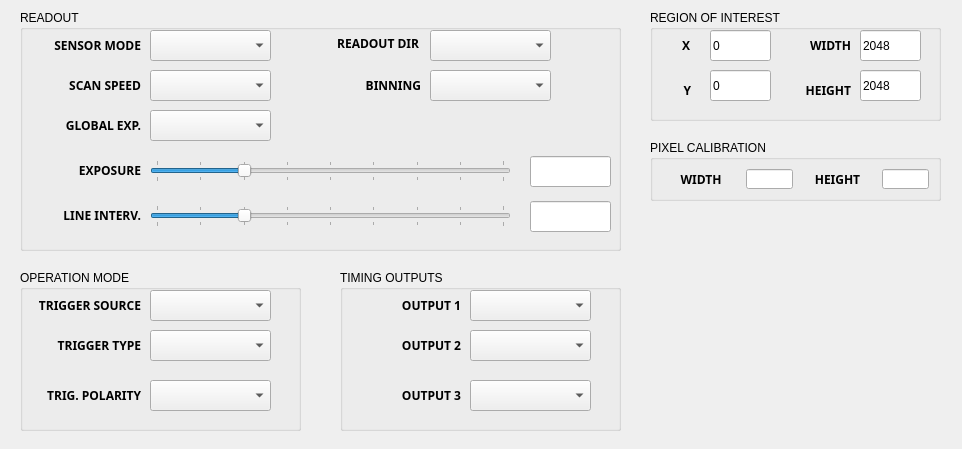
<?xml version="1.0" encoding="UTF-8"?>
<ui version="4.0">
 <class>CAHamamatsuWindow</class>
 <widget class="QWidget" name="CAHamamatsuWindow">
  <property name="geometry">
   <rect>
    <x>0</x>
    <y>0</y>
    <width>962</width>
    <height>449</height>
   </rect>
  </property>
  <property name="sizePolicy">
   <sizepolicy hsizetype="Expanding" vsizetype="Expanding">
    <horstretch>0</horstretch>
    <verstretch>0</verstretch>
   </sizepolicy>
  </property>
  <property name="windowTitle">
   <string>HAMAMATSU</string>
  </property>
  <widget class="QGroupBox" name="readoutBox">
   <property name="geometry">
    <rect>
     <x>20</x>
     <y>10</y>
     <width>601</width>
     <height>241</height>
    </rect>
   </property>
   <property name="sizePolicy">
    <sizepolicy hsizetype="Expanding" vsizetype="Expanding">
     <horstretch>0</horstretch>
     <verstretch>0</verstretch>
    </sizepolicy>
   </property>
   <property name="font">
    <font>
     <family>Arial</family>
     <pointsize>9</pointsize>
    </font>
   </property>
   <property name="title">
    <string>READOUT</string>
   </property>
   <widget class="QComboBox" name="binningPUM">
    <property name="geometry">
     <rect>
      <x>410</x>
      <y>60</y>
      <width>121</width>
      <height>31</height>
     </rect>
    </property>
    <property name="sizePolicy">
     <sizepolicy hsizetype="Expanding" vsizetype="Expanding">
      <horstretch>0</horstretch>
      <verstretch>0</verstretch>
     </sizepolicy>
    </property>
    <property name="font">
     <font>
      <family>Arial</family>
      <pointsize>9</pointsize>
      <weight>75</weight>
      <bold>true</bold>
     </font>
    </property>
   </widget>
   <widget class="QLabel" name="scanModeLabel">
    <property name="geometry">
     <rect>
      <x>20</x>
      <y>65</y>
      <width>101</width>
      <height>21</height>
     </rect>
    </property>
    <property name="sizePolicy">
     <sizepolicy hsizetype="Expanding" vsizetype="Expanding">
      <horstretch>0</horstretch>
      <verstretch>0</verstretch>
     </sizepolicy>
    </property>
    <property name="font">
     <font>
      <family>Arial Black</family>
      <pointsize>9</pointsize>
      <weight>75</weight>
      <bold>true</bold>
     </font>
    </property>
    <property name="text">
     <string>SCAN SPEED</string>
    </property>
    <property name="alignment">
     <set>Qt::AlignRight|Qt::AlignTrailing|Qt::AlignVCenter</set>
    </property>
   </widget>
   <widget class="QComboBox" name="scanModePUM">
    <property name="geometry">
     <rect>
      <x>130</x>
      <y>60</y>
      <width>121</width>
      <height>31</height>
     </rect>
    </property>
    <property name="sizePolicy">
     <sizepolicy hsizetype="Expanding" vsizetype="Expanding">
      <horstretch>0</horstretch>
      <verstretch>0</verstretch>
     </sizepolicy>
    </property>
    <property name="font">
     <font>
      <family>Arial</family>
      <pointsize>9</pointsize>
      <weight>75</weight>
      <bold>true</bold>
     </font>
    </property>
   </widget>
   <widget class="QLabel" name="binningLabel">
    <property name="geometry">
     <rect>
      <x>300</x>
      <y>65</y>
      <width>101</width>
      <height>21</height>
     </rect>
    </property>
    <property name="sizePolicy">
     <sizepolicy hsizetype="Expanding" vsizetype="Expanding">
      <horstretch>0</horstretch>
      <verstretch>0</verstretch>
     </sizepolicy>
    </property>
    <property name="font">
     <font>
      <family>Arial Black</family>
      <pointsize>9</pointsize>
      <weight>75</weight>
      <bold>true</bold>
     </font>
    </property>
    <property name="text">
     <string>BINNING</string>
    </property>
    <property name="alignment">
     <set>Qt::AlignRight|Qt::AlignTrailing|Qt::AlignVCenter</set>
    </property>
   </widget>
   <widget class="QLabel" name="sensorModeLabel">
    <property name="geometry">
     <rect>
      <x>20</x>
      <y>25</y>
      <width>101</width>
      <height>21</height>
     </rect>
    </property>
    <property name="sizePolicy">
     <sizepolicy hsizetype="Expanding" vsizetype="Expanding">
      <horstretch>0</horstretch>
      <verstretch>0</verstretch>
     </sizepolicy>
    </property>
    <property name="font">
     <font>
      <family>Arial Black</family>
      <pointsize>9</pointsize>
      <weight>75</weight>
      <bold>true</bold>
     </font>
    </property>
    <property name="text">
     <string>SENSOR MODE</string>
    </property>
    <property name="alignment">
     <set>Qt::AlignRight|Qt::AlignTrailing|Qt::AlignVCenter</set>
    </property>
   </widget>
   <widget class="QComboBox" name="sensorModePUM">
    <property name="geometry">
     <rect>
      <x>130</x>
      <y>20</y>
      <width>121</width>
      <height>31</height>
     </rect>
    </property>
    <property name="sizePolicy">
     <sizepolicy hsizetype="Expanding" vsizetype="Expanding">
      <horstretch>0</horstretch>
      <verstretch>0</verstretch>
     </sizepolicy>
    </property>
    <property name="font">
     <font>
      <family>Arial</family>
      <pointsize>9</pointsize>
      <weight>75</weight>
      <bold>true</bold>
     </font>
    </property>
   </widget>
   <widget class="QSlider" name="exposureSlider">
    <property name="geometry">
     <rect>
      <x>130</x>
      <y>150</y>
      <width>361</width>
      <height>22</height>
     </rect>
    </property>
    <property name="sizePolicy">
     <sizepolicy hsizetype="Expanding" vsizetype="Expanding">
      <horstretch>0</horstretch>
      <verstretch>0</verstretch>
     </sizepolicy>
    </property>
    <property name="minimum">
     <number>-3000</number>
    </property>
    <property name="maximum">
     <number>1000</number>
    </property>
    <property name="singleStep">
     <number>100</number>
    </property>
    <property name="pageStep">
     <number>500</number>
    </property>
    <property name="value">
     <number>-2000</number>
    </property>
    <property name="tracking">
     <bool>false</bool>
    </property>
    <property name="orientation">
     <enum>Qt::Horizontal</enum>
    </property>
    <property name="tickPosition">
     <enum>QSlider::TicksBothSides</enum>
    </property>
    <property name="tickInterval">
     <number>500</number>
    </property>
   </widget>
   <widget class="QLabel" name="exposureLabel">
    <property name="geometry">
     <rect>
      <x>20</x>
      <y>150</y>
      <width>101</width>
      <height>21</height>
     </rect>
    </property>
    <property name="sizePolicy">
     <sizepolicy hsizetype="Expanding" vsizetype="Expanding">
      <horstretch>0</horstretch>
      <verstretch>0</verstretch>
     </sizepolicy>
    </property>
    <property name="font">
     <font>
      <family>Arial Black</family>
      <pointsize>9</pointsize>
      <weight>75</weight>
      <bold>true</bold>
     </font>
    </property>
    <property name="text">
     <string>EXPOSURE</string>
    </property>
    <property name="alignment">
     <set>Qt::AlignRight|Qt::AlignTrailing|Qt::AlignVCenter</set>
    </property>
   </widget>
   <widget class="QLineEdit" name="exposureTE">
    <property name="geometry">
     <rect>
      <x>510</x>
      <y>146</y>
      <width>81</width>
      <height>31</height>
     </rect>
    </property>
    <property name="sizePolicy">
     <sizepolicy hsizetype="Expanding" vsizetype="Expanding">
      <horstretch>0</horstretch>
      <verstretch>0</verstretch>
     </sizepolicy>
    </property>
   </widget>
   <widget class="QLabel" name="readoutDirLabel">
    <property name="geometry">
     <rect>
      <x>300</x>
      <y>25</y>
      <width>99</width>
      <height>17</height>
     </rect>
    </property>
    <property name="sizePolicy">
     <sizepolicy hsizetype="Expanding" vsizetype="Expanding">
      <horstretch>0</horstretch>
      <verstretch>0</verstretch>
     </sizepolicy>
    </property>
    <property name="font">
     <font>
      <family>Arial Black</family>
      <pointsize>9</pointsize>
      <weight>75</weight>
      <bold>true</bold>
     </font>
    </property>
    <property name="text">
     <string>READOUT DIR</string>
    </property>
    <property name="alignment">
     <set>Qt::AlignRight|Qt::AlignTrailing|Qt::AlignVCenter</set>
    </property>
   </widget>
   <widget class="QComboBox" name="readoutDirPUM">
    <property name="geometry">
     <rect>
      <x>410</x>
      <y>20</y>
      <width>121</width>
      <height>31</height>
     </rect>
    </property>
    <property name="sizePolicy">
     <sizepolicy hsizetype="Expanding" vsizetype="Expanding">
      <horstretch>0</horstretch>
      <verstretch>0</verstretch>
     </sizepolicy>
    </property>
    <property name="font">
     <font>
      <family>Arial</family>
      <pointsize>9</pointsize>
      <weight>75</weight>
      <bold>true</bold>
     </font>
    </property>
    <property name="currentText">
     <string/>
    </property>
   </widget>
   <widget class="QLabel" name="globalExposureLabel">
    <property name="geometry">
     <rect>
      <x>20</x>
      <y>105</y>
      <width>101</width>
      <height>21</height>
     </rect>
    </property>
    <property name="sizePolicy">
     <sizepolicy hsizetype="Expanding" vsizetype="Expanding">
      <horstretch>0</horstretch>
      <verstretch>0</verstretch>
     </sizepolicy>
    </property>
    <property name="font">
     <font>
      <family>Arial Black</family>
      <pointsize>9</pointsize>
      <weight>75</weight>
      <bold>true</bold>
     </font>
    </property>
    <property name="text">
     <string>GLOBAL EXP.</string>
    </property>
    <property name="alignment">
     <set>Qt::AlignRight|Qt::AlignTrailing|Qt::AlignVCenter</set>
    </property>
   </widget>
   <widget class="QComboBox" name="globalExposurePUM">
    <property name="geometry">
     <rect>
      <x>130</x>
      <y>100</y>
      <width>121</width>
      <height>31</height>
     </rect>
    </property>
    <property name="sizePolicy">
     <sizepolicy hsizetype="Expanding" vsizetype="Expanding">
      <horstretch>0</horstretch>
      <verstretch>0</verstretch>
     </sizepolicy>
    </property>
    <property name="font">
     <font>
      <family>Arial</family>
      <pointsize>9</pointsize>
      <weight>75</weight>
      <bold>true</bold>
     </font>
    </property>
   </widget>
   <widget class="QLabel" name="internalLineIntervalLabel">
    <property name="geometry">
     <rect>
      <x>20</x>
      <y>195</y>
      <width>101</width>
      <height>21</height>
     </rect>
    </property>
    <property name="sizePolicy">
     <sizepolicy hsizetype="Expanding" vsizetype="Expanding">
      <horstretch>0</horstretch>
      <verstretch>0</verstretch>
     </sizepolicy>
    </property>
    <property name="font">
     <font>
      <family>Arial Black</family>
      <pointsize>9</pointsize>
      <weight>75</weight>
      <bold>true</bold>
     </font>
    </property>
    <property name="text">
     <string>LINE INTERV.</string>
    </property>
    <property name="alignment">
     <set>Qt::AlignRight|Qt::AlignTrailing|Qt::AlignVCenter</set>
    </property>
   </widget>
   <widget class="QSlider" name="internalLineIntervalSlider">
    <property name="geometry">
     <rect>
      <x>130</x>
      <y>195</y>
      <width>361</width>
      <height>22</height>
     </rect>
    </property>
    <property name="sizePolicy">
     <sizepolicy hsizetype="Expanding" vsizetype="Expanding">
      <horstretch>0</horstretch>
      <verstretch>0</verstretch>
     </sizepolicy>
    </property>
    <property name="minimum">
     <number>-3000</number>
    </property>
    <property name="maximum">
     <number>1000</number>
    </property>
    <property name="singleStep">
     <number>100</number>
    </property>
    <property name="pageStep">
     <number>500</number>
    </property>
    <property name="value">
     <number>-2000</number>
    </property>
    <property name="tracking">
     <bool>false</bool>
    </property>
    <property name="orientation">
     <enum>Qt::Horizontal</enum>
    </property>
    <property name="tickPosition">
     <enum>QSlider::TicksBothSides</enum>
    </property>
    <property name="tickInterval">
     <number>500</number>
    </property>
   </widget>
   <widget class="QLineEdit" name="internalLineIntervalTE">
    <property name="geometry">
     <rect>
      <x>510</x>
      <y>191</y>
      <width>81</width>
      <height>31</height>
     </rect>
    </property>
    <property name="sizePolicy">
     <sizepolicy hsizetype="Expanding" vsizetype="Expanding">
      <horstretch>0</horstretch>
      <verstretch>0</verstretch>
     </sizepolicy>
    </property>
   </widget>
  </widget>
  <widget class="QGroupBox" name="operationModeBox">
   <property name="geometry">
    <rect>
     <x>20</x>
     <y>270</y>
     <width>281</width>
     <height>161</height>
    </rect>
   </property>
   <property name="sizePolicy">
    <sizepolicy hsizetype="Expanding" vsizetype="Expanding">
     <horstretch>0</horstretch>
     <verstretch>0</verstretch>
    </sizepolicy>
   </property>
   <property name="font">
    <font>
     <family>Arial</family>
     <pointsize>9</pointsize>
    </font>
   </property>
   <property name="title">
    <string>OPERATION MODE</string>
   </property>
   <widget class="QComboBox" name="triggerPolarityPUM">
    <property name="geometry">
     <rect>
      <x>130</x>
      <y>110</y>
      <width>121</width>
      <height>31</height>
     </rect>
    </property>
    <property name="sizePolicy">
     <sizepolicy hsizetype="Expanding" vsizetype="Expanding">
      <horstretch>0</horstretch>
      <verstretch>0</verstretch>
     </sizepolicy>
    </property>
    <property name="font">
     <font>
      <family>Arial</family>
      <pointsize>9</pointsize>
      <weight>75</weight>
      <bold>true</bold>
     </font>
    </property>
   </widget>
   <widget class="QLabel" name="triggerTypeLabel">
    <property name="geometry">
     <rect>
      <x>20</x>
      <y>65</y>
      <width>101</width>
      <height>21</height>
     </rect>
    </property>
    <property name="sizePolicy">
     <sizepolicy hsizetype="Expanding" vsizetype="Expanding">
      <horstretch>0</horstretch>
      <verstretch>0</verstretch>
     </sizepolicy>
    </property>
    <property name="font">
     <font>
      <family>Arial Black</family>
      <pointsize>9</pointsize>
      <weight>75</weight>
      <bold>true</bold>
     </font>
    </property>
    <property name="text">
     <string>TRIGGER TYPE</string>
    </property>
    <property name="alignment">
     <set>Qt::AlignRight|Qt::AlignTrailing|Qt::AlignVCenter</set>
    </property>
   </widget>
   <widget class="QComboBox" name="triggerTypePUM">
    <property name="geometry">
     <rect>
      <x>130</x>
      <y>60</y>
      <width>121</width>
      <height>31</height>
     </rect>
    </property>
    <property name="sizePolicy">
     <sizepolicy hsizetype="Expanding" vsizetype="Expanding">
      <horstretch>0</horstretch>
      <verstretch>0</verstretch>
     </sizepolicy>
    </property>
    <property name="font">
     <font>
      <family>Arial</family>
      <pointsize>9</pointsize>
      <weight>75</weight>
      <bold>true</bold>
     </font>
    </property>
   </widget>
   <widget class="QLabel" name="triggerPolarityLabel">
    <property name="geometry">
     <rect>
      <x>0</x>
      <y>115</y>
      <width>121</width>
      <height>21</height>
     </rect>
    </property>
    <property name="sizePolicy">
     <sizepolicy hsizetype="Expanding" vsizetype="Expanding">
      <horstretch>0</horstretch>
      <verstretch>0</verstretch>
     </sizepolicy>
    </property>
    <property name="font">
     <font>
      <family>Arial Black</family>
      <pointsize>9</pointsize>
      <weight>75</weight>
      <bold>true</bold>
     </font>
    </property>
    <property name="text">
     <string>TRIG. POLARITY</string>
    </property>
    <property name="alignment">
     <set>Qt::AlignRight|Qt::AlignTrailing|Qt::AlignVCenter</set>
    </property>
   </widget>
   <widget class="QLabel" name="triggerSourceLabel">
    <property name="geometry">
     <rect>
      <x>0</x>
      <y>25</y>
      <width>121</width>
      <height>21</height>
     </rect>
    </property>
    <property name="sizePolicy">
     <sizepolicy hsizetype="Expanding" vsizetype="Expanding">
      <horstretch>0</horstretch>
      <verstretch>0</verstretch>
     </sizepolicy>
    </property>
    <property name="font">
     <font>
      <family>Arial Black</family>
      <pointsize>9</pointsize>
      <weight>75</weight>
      <bold>true</bold>
     </font>
    </property>
    <property name="text">
     <string>TRIGGER SOURCE</string>
    </property>
    <property name="alignment">
     <set>Qt::AlignRight|Qt::AlignTrailing|Qt::AlignVCenter</set>
    </property>
   </widget>
   <widget class="QComboBox" name="triggerSourcePUM">
    <property name="geometry">
     <rect>
      <x>130</x>
      <y>20</y>
      <width>121</width>
      <height>31</height>
     </rect>
    </property>
    <property name="sizePolicy">
     <sizepolicy hsizetype="Expanding" vsizetype="Expanding">
      <horstretch>0</horstretch>
      <verstretch>0</verstretch>
     </sizepolicy>
    </property>
    <property name="font">
     <font>
      <family>Arial</family>
      <pointsize>9</pointsize>
      <weight>75</weight>
      <bold>true</bold>
     </font>
    </property>
   </widget>
  </widget>
  <widget class="QGroupBox" name="timmingOutputsBox">
   <property name="geometry">
    <rect>
     <x>340</x>
     <y>270</y>
     <width>281</width>
     <height>161</height>
    </rect>
   </property>
   <property name="sizePolicy">
    <sizepolicy hsizetype="Expanding" vsizetype="Expanding">
     <horstretch>0</horstretch>
     <verstretch>0</verstretch>
    </sizepolicy>
   </property>
   <property name="font">
    <font>
     <family>Arial</family>
     <pointsize>9</pointsize>
    </font>
   </property>
   <property name="title">
    <string>TIMING OUTPUTS</string>
   </property>
   <widget class="QLabel" name="output2Label">
    <property name="geometry">
     <rect>
      <x>30</x>
      <y>65</y>
      <width>91</width>
      <height>21</height>
     </rect>
    </property>
    <property name="sizePolicy">
     <sizepolicy hsizetype="Expanding" vsizetype="Expanding">
      <horstretch>0</horstretch>
      <verstretch>0</verstretch>
     </sizepolicy>
    </property>
    <property name="font">
     <font>
      <family>Arial Black</family>
      <pointsize>9</pointsize>
      <weight>75</weight>
      <bold>true</bold>
     </font>
    </property>
    <property name="text">
     <string>OUTPUT 2</string>
    </property>
    <property name="alignment">
     <set>Qt::AlignRight|Qt::AlignTrailing|Qt::AlignVCenter</set>
    </property>
   </widget>
   <widget class="QLabel" name="output3Label">
    <property name="geometry">
     <rect>
      <x>0</x>
      <y>115</y>
      <width>121</width>
      <height>21</height>
     </rect>
    </property>
    <property name="sizePolicy">
     <sizepolicy hsizetype="Expanding" vsizetype="Expanding">
      <horstretch>0</horstretch>
      <verstretch>0</verstretch>
     </sizepolicy>
    </property>
    <property name="font">
     <font>
      <family>Arial Black</family>
      <pointsize>9</pointsize>
      <weight>75</weight>
      <bold>true</bold>
     </font>
    </property>
    <property name="text">
     <string>OUTPUT 3</string>
    </property>
    <property name="alignment">
     <set>Qt::AlignRight|Qt::AlignTrailing|Qt::AlignVCenter</set>
    </property>
   </widget>
   <widget class="QLabel" name="output1Label">
    <property name="geometry">
     <rect>
      <x>30</x>
      <y>25</y>
      <width>91</width>
      <height>21</height>
     </rect>
    </property>
    <property name="sizePolicy">
     <sizepolicy hsizetype="Expanding" vsizetype="Expanding">
      <horstretch>0</horstretch>
      <verstretch>0</verstretch>
     </sizepolicy>
    </property>
    <property name="font">
     <font>
      <family>Arial Black</family>
      <pointsize>9</pointsize>
      <weight>75</weight>
      <bold>true</bold>
     </font>
    </property>
    <property name="text">
     <string>OUTPUT 1</string>
    </property>
    <property name="alignment">
     <set>Qt::AlignRight|Qt::AlignTrailing|Qt::AlignVCenter</set>
    </property>
   </widget>
   <widget class="QComboBox" name="output1PUM">
    <property name="geometry">
     <rect>
      <x>130</x>
      <y>20</y>
      <width>121</width>
      <height>31</height>
     </rect>
    </property>
    <property name="sizePolicy">
     <sizepolicy hsizetype="Expanding" vsizetype="Expanding">
      <horstretch>0</horstretch>
      <verstretch>0</verstretch>
     </sizepolicy>
    </property>
    <property name="font">
     <font>
      <family>Arial</family>
      <pointsize>9</pointsize>
      <weight>75</weight>
      <bold>true</bold>
     </font>
    </property>
   </widget>
   <widget class="QComboBox" name="output2PUM">
    <property name="geometry">
     <rect>
      <x>130</x>
      <y>60</y>
      <width>121</width>
      <height>31</height>
     </rect>
    </property>
    <property name="sizePolicy">
     <sizepolicy hsizetype="Expanding" vsizetype="Expanding">
      <horstretch>0</horstretch>
      <verstretch>0</verstretch>
     </sizepolicy>
    </property>
    <property name="font">
     <font>
      <family>Arial</family>
      <pointsize>9</pointsize>
      <weight>75</weight>
      <bold>true</bold>
     </font>
    </property>
   </widget>
   <widget class="QComboBox" name="output3PUM">
    <property name="geometry">
     <rect>
      <x>130</x>
      <y>110</y>
      <width>121</width>
      <height>31</height>
     </rect>
    </property>
    <property name="sizePolicy">
     <sizepolicy hsizetype="Expanding" vsizetype="Expanding">
      <horstretch>0</horstretch>
      <verstretch>0</verstretch>
     </sizepolicy>
    </property>
    <property name="font">
     <font>
      <family>Arial</family>
      <pointsize>9</pointsize>
      <weight>75</weight>
      <bold>true</bold>
     </font>
    </property>
   </widget>
  </widget>
  <widget class="QGroupBox" name="timmingOutputsBox_2">
   <property name="geometry">
    <rect>
     <x>650</x>
     <y>10</y>
     <width>291</width>
     <height>111</height>
    </rect>
   </property>
   <property name="sizePolicy">
    <sizepolicy hsizetype="Expanding" vsizetype="Expanding">
     <horstretch>0</horstretch>
     <verstretch>0</verstretch>
    </sizepolicy>
   </property>
   <property name="font">
    <font>
     <family>Arial</family>
     <pointsize>9</pointsize>
    </font>
   </property>
   <property name="title">
    <string>REGION OF INTEREST</string>
   </property>
   <widget class="QLabel" name="output2Label_2">
    <property name="geometry">
     <rect>
      <x>20</x>
      <y>70</y>
      <width>21</width>
      <height>21</height>
     </rect>
    </property>
    <property name="sizePolicy">
     <sizepolicy hsizetype="Expanding" vsizetype="Expanding">
      <horstretch>0</horstretch>
      <verstretch>0</verstretch>
     </sizepolicy>
    </property>
    <property name="font">
     <font>
      <family>Arial Black</family>
      <pointsize>9</pointsize>
      <weight>75</weight>
      <bold>true</bold>
     </font>
    </property>
    <property name="text">
     <string>Y</string>
    </property>
    <property name="alignment">
     <set>Qt::AlignRight|Qt::AlignTrailing|Qt::AlignVCenter</set>
    </property>
   </widget>
   <widget class="QLabel" name="output1Label_2">
    <property name="geometry">
     <rect>
      <x>20</x>
      <y>20</y>
      <width>20</width>
      <height>31</height>
     </rect>
    </property>
    <property name="sizePolicy">
     <sizepolicy hsizetype="Expanding" vsizetype="Expanding">
      <horstretch>0</horstretch>
      <verstretch>0</verstretch>
     </sizepolicy>
    </property>
    <property name="font">
     <font>
      <family>Arial Black</family>
      <pointsize>9</pointsize>
      <weight>75</weight>
      <bold>true</bold>
     </font>
    </property>
    <property name="text">
     <string>X</string>
    </property>
    <property name="alignment">
     <set>Qt::AlignRight|Qt::AlignTrailing|Qt::AlignVCenter</set>
    </property>
   </widget>
   <widget class="QLineEdit" name="roiXTE">
    <property name="geometry">
     <rect>
      <x>60</x>
      <y>20</y>
      <width>61</width>
      <height>31</height>
     </rect>
    </property>
    <property name="sizePolicy">
     <sizepolicy hsizetype="Expanding" vsizetype="Expanding">
      <horstretch>0</horstretch>
      <verstretch>0</verstretch>
     </sizepolicy>
    </property>
    <property name="inputMethodHints">
     <set>Qt::ImhDigitsOnly|Qt::ImhFormattedNumbersOnly</set>
    </property>
    <property name="text">
     <string>0</string>
    </property>
   </widget>
   <widget class="QLineEdit" name="roiYTE">
    <property name="geometry">
     <rect>
      <x>60</x>
      <y>60</y>
      <width>61</width>
      <height>31</height>
     </rect>
    </property>
    <property name="sizePolicy">
     <sizepolicy hsizetype="Expanding" vsizetype="Expanding">
      <horstretch>0</horstretch>
      <verstretch>0</verstretch>
     </sizepolicy>
    </property>
    <property name="inputMethodHints">
     <set>Qt::ImhDigitsOnly|Qt::ImhFormattedNumbersOnly</set>
    </property>
    <property name="text">
     <string>0</string>
    </property>
   </widget>
   <widget class="QLineEdit" name="roiWidthTE">
    <property name="geometry">
     <rect>
      <x>210</x>
      <y>20</y>
      <width>61</width>
      <height>31</height>
     </rect>
    </property>
    <property name="sizePolicy">
     <sizepolicy hsizetype="Expanding" vsizetype="Expanding">
      <horstretch>0</horstretch>
      <verstretch>0</verstretch>
     </sizepolicy>
    </property>
    <property name="inputMethodHints">
     <set>Qt::ImhDigitsOnly|Qt::ImhFormattedNumbersOnly</set>
    </property>
    <property name="text">
     <string>2048</string>
    </property>
   </widget>
   <widget class="QLabel" name="output2Label_3">
    <property name="geometry">
     <rect>
      <x>150</x>
      <y>70</y>
      <width>51</width>
      <height>21</height>
     </rect>
    </property>
    <property name="sizePolicy">
     <sizepolicy hsizetype="Expanding" vsizetype="Expanding">
      <horstretch>0</horstretch>
      <verstretch>0</verstretch>
     </sizepolicy>
    </property>
    <property name="font">
     <font>
      <family>Arial Black</family>
      <pointsize>9</pointsize>
      <weight>75</weight>
      <bold>true</bold>
     </font>
    </property>
    <property name="text">
     <string>HEIGHT</string>
    </property>
    <property name="alignment">
     <set>Qt::AlignRight|Qt::AlignTrailing|Qt::AlignVCenter</set>
    </property>
   </widget>
   <widget class="QLabel" name="output1Label_3">
    <property name="geometry">
     <rect>
      <x>150</x>
      <y>20</y>
      <width>51</width>
      <height>31</height>
     </rect>
    </property>
    <property name="sizePolicy">
     <sizepolicy hsizetype="Expanding" vsizetype="Expanding">
      <horstretch>0</horstretch>
      <verstretch>0</verstretch>
     </sizepolicy>
    </property>
    <property name="font">
     <font>
      <family>Arial Black</family>
      <pointsize>9</pointsize>
      <weight>75</weight>
      <bold>true</bold>
     </font>
    </property>
    <property name="text">
     <string>WIDTH</string>
    </property>
    <property name="alignment">
     <set>Qt::AlignRight|Qt::AlignTrailing|Qt::AlignVCenter</set>
    </property>
   </widget>
   <widget class="QLineEdit" name="roiHeightTE">
    <property name="geometry">
     <rect>
      <x>210</x>
      <y>60</y>
      <width>61</width>
      <height>31</height>
     </rect>
    </property>
    <property name="sizePolicy">
     <sizepolicy hsizetype="Expanding" vsizetype="Expanding">
      <horstretch>0</horstretch>
      <verstretch>0</verstretch>
     </sizepolicy>
    </property>
    <property name="inputMethodHints">
     <set>Qt::ImhDigitsOnly|Qt::ImhFormattedNumbersOnly</set>
    </property>
    <property name="text">
     <string>2048</string>
    </property>
   </widget>
  </widget>
  <widget class="QGroupBox" name="pixelCalibration">
   <property name="geometry">
    <rect>
     <x>650</x>
     <y>140</y>
     <width>291</width>
     <height>61</height>
    </rect>
   </property>
   <property name="sizePolicy">
    <sizepolicy hsizetype="Expanding" vsizetype="Expanding">
     <horstretch>0</horstretch>
     <verstretch>0</verstretch>
    </sizepolicy>
   </property>
   <property name="font">
    <font>
     <family>Arial</family>
    </font>
   </property>
   <property name="title">
    <string>PIXEL CALIBRATION</string>
   </property>
   <layout class="QHBoxLayout" name="horizontalLayout_8" stretch="25,15,25,15">
    <item>
     <widget class="QLabel" name="pixelWidthLabel">
      <property name="sizePolicy">
       <sizepolicy hsizetype="Expanding" vsizetype="Expanding">
        <horstretch>0</horstretch>
        <verstretch>0</verstretch>
       </sizepolicy>
      </property>
      <property name="font">
       <font>
        <family>Arial Black</family>
        <pointsize>9</pointsize>
        <weight>75</weight>
        <bold>true</bold>
       </font>
      </property>
      <property name="text">
       <string>WIDTH</string>
      </property>
      <property name="alignment">
       <set>Qt::AlignCenter</set>
      </property>
     </widget>
    </item>
    <item>
     <widget class="QLineEdit" name="pixelWidthEdit">
      <property name="sizePolicy">
       <sizepolicy hsizetype="Expanding" vsizetype="Expanding">
        <horstretch>0</horstretch>
        <verstretch>0</verstretch>
       </sizepolicy>
      </property>
      <property name="toolTip">
       <string>Enter the pixel width in um</string>
      </property>
      <property name="alignment">
       <set>Qt::AlignRight|Qt::AlignTrailing|Qt::AlignVCenter</set>
      </property>
     </widget>
    </item>
    <item>
     <widget class="QLabel" name="pixelHeightLabel">
      <property name="sizePolicy">
       <sizepolicy hsizetype="Expanding" vsizetype="Expanding">
        <horstretch>0</horstretch>
        <verstretch>0</verstretch>
       </sizepolicy>
      </property>
      <property name="font">
       <font>
        <family>Arial Black</family>
        <pointsize>9</pointsize>
        <weight>75</weight>
        <bold>true</bold>
       </font>
      </property>
      <property name="text">
       <string>HEIGHT</string>
      </property>
      <property name="alignment">
       <set>Qt::AlignCenter</set>
      </property>
     </widget>
    </item>
    <item>
     <widget class="QLineEdit" name="pixelHeightEdit">
      <property name="sizePolicy">
       <sizepolicy hsizetype="Expanding" vsizetype="Expanding">
        <horstretch>0</horstretch>
        <verstretch>0</verstretch>
       </sizepolicy>
      </property>
      <property name="toolTip">
       <string>Enter the pixel height in um</string>
      </property>
      <property name="alignment">
       <set>Qt::AlignRight|Qt::AlignTrailing|Qt::AlignVCenter</set>
      </property>
     </widget>
    </item>
   </layout>
  </widget>
 </widget>
 <resources/>
 <connections/>
</ui>
